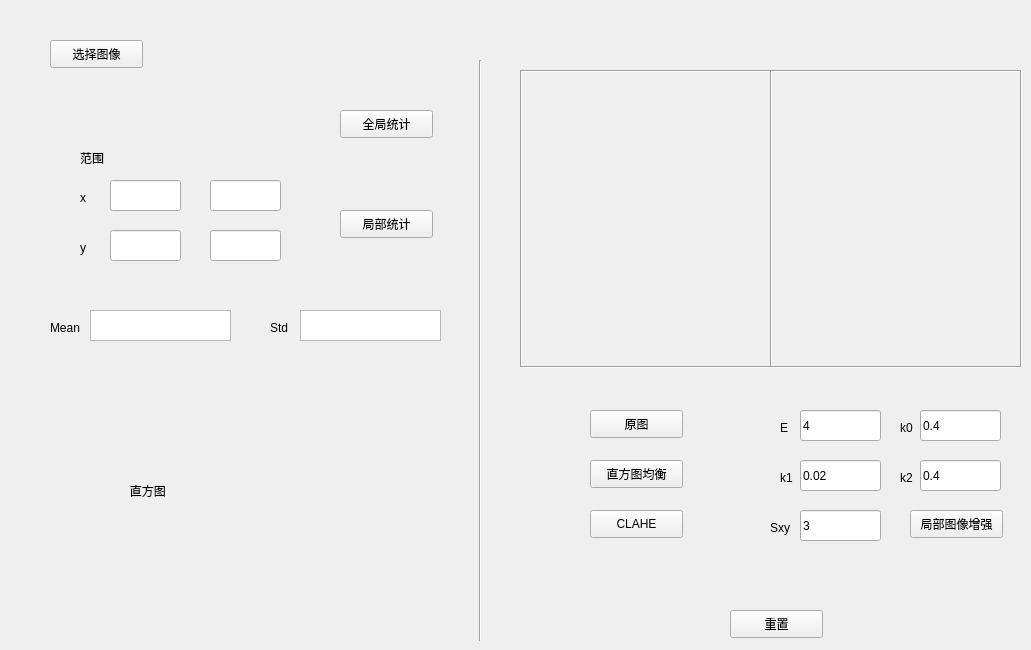
    <widget class="QWidget" name="tab_2">
     <attribute name="title">
      <string>Unit2</string>
     </attribute>
     <widget class="QLabel" name="label_16">
      <property name="geometry">
       <rect>
        <x>520</x>
        <y>70</y>
        <width>252</width>
        <height>298</height>
       </rect>
      </property>
      <property name="cursor">
       <cursorShape>CrossCursor</cursorShape>
      </property>
      <property name="frameShape">
       <enum>QFrame::Box</enum>
      </property>
      <property name="frameShadow">
       <enum>QFrame::Sunken</enum>
      </property>
      <property name="text">
       <string/>
      </property>
     </widget>
     <widget class="QLabel" name="label_17">
      <property name="geometry">
       <rect>
        <x>770</x>
        <y>70</y>
        <width>252</width>
        <height>298</height>
       </rect>
      </property>
      <property name="frameShape">
       <enum>QFrame::Box</enum>
      </property>
      <property name="frameShadow">
       <enum>QFrame::Sunken</enum>
      </property>
      <property name="text">
       <string/>
      </property>
      <property name="textFormat">
       <enum>Qt::AutoText</enum>
      </property>
     </widget>
     <widget class="QLabel" name="label_18">
      <property name="geometry">
       <rect>
        <x>60</x>
        <y>360</y>
        <width>391</width>
        <height>261</height>
       </rect>
      </property>
      <property name="frameShape">
       <enum>QFrame::NoFrame</enum>
      </property>
      <property name="frameShadow">
       <enum>QFrame::Sunken</enum>
      </property>
      <property name="text">
       <string>                     直方图</string>
      </property>
      <property name="textFormat">
       <enum>Qt::AutoText</enum>
      </property>
     </widget>
     <widget class="QTextBrowser" name="textBrowser_2">
      <property name="geometry">
       <rect>
        <x>90</x>
        <y>310</y>
        <width>141</width>
        <height>31</height>
       </rect>
      </property>
     </widget>
     <widget class="QTextBrowser" name="textBrowser_5">
      <property name="geometry">
       <rect>
        <x>300</x>
        <y>310</y>
        <width>141</width>
        <height>31</height>
       </rect>
      </property>
     </widget>
     <widget class="QPushButton" name="pushButton_11">
      <property name="geometry">
       <rect>
        <x>50</x>
        <y>40</y>
        <width>93</width>
        <height>28</height>
       </rect>
      </property>
      <property name="text">
       <string>选择图像</string>
      </property>
     </widget>
     <widget class="QPushButton" name="pushButton_12">
      <property name="geometry">
       <rect>
        <x>340</x>
        <y>110</y>
        <width>93</width>
        <height>28</height>
       </rect>
      </property>
      <property name="text">
       <string>全局统计</string>
      </property>
     </widget>
     <widget class="QLineEdit" name="lineEdit_9">
      <property name="geometry">
       <rect>
        <x>110</x>
        <y>180</y>
        <width>71</width>
        <height>31</height>
       </rect>
      </property>
     </widget>
     <widget class="QLineEdit" name="lineEdit_10">
      <property name="geometry">
       <rect>
        <x>210</x>
        <y>180</y>
        <width>71</width>
        <height>31</height>
       </rect>
      </property>
     </widget>
     <widget class="QPushButton" name="pushButton_13">
      <property name="geometry">
       <rect>
        <x>340</x>
        <y>210</y>
        <width>93</width>
        <height>28</height>
       </rect>
      </property>
      <property name="text">
       <string>局部统计</string>
      </property>
     </widget>
     <widget class="QPushButton" name="pushButton_14">
      <property name="geometry">
       <rect>
        <x>590</x>
        <y>410</y>
        <width>93</width>
        <height>28</height>
       </rect>
      </property>
      <property name="text">
       <string>原图</string>
      </property>
     </widget>
     <widget class="QPushButton" name="pushButton_15">
      <property name="geometry">
       <rect>
        <x>590</x>
        <y>460</y>
        <width>93</width>
        <height>28</height>
       </rect>
      </property>
      <property name="text">
       <string>直方图均衡</string>
      </property>
     </widget>
     <widget class="QPushButton" name="pushButton_16">
      <property name="geometry">
       <rect>
        <x>590</x>
        <y>510</y>
        <width>93</width>
        <height>28</height>
       </rect>
      </property>
      <property name="text">
       <string>CLAHE</string>
      </property>
     </widget>
     <widget class="QLineEdit" name="lineEdit_11">
      <property name="geometry">
       <rect>
        <x>800</x>
        <y>410</y>
        <width>81</width>
        <height>31</height>
       </rect>
      </property>
      <property name="text">
       <string>4</string>
      </property>
     </widget>
     <widget class="QLineEdit" name="lineEdit_12">
      <property name="geometry">
       <rect>
        <x>920</x>
        <y>410</y>
        <width>81</width>
        <height>31</height>
       </rect>
      </property>
      <property name="text">
       <string>0.4</string>
      </property>
     </widget>
     <widget class="QLineEdit" name="lineEdit_13">
      <property name="geometry">
       <rect>
        <x>800</x>
        <y>460</y>
        <width>81</width>
        <height>31</height>
       </rect>
      </property>
      <property name="text">
       <string>0.02</string>
      </property>
     </widget>
     <widget class="QLineEdit" name="lineEdit_14">
      <property name="geometry">
       <rect>
        <x>920</x>
        <y>460</y>
        <width>81</width>
        <height>31</height>
       </rect>
      </property>
      <property name="text">
       <string>0.4</string>
      </property>
     </widget>
     <widget class="QPushButton" name="pushButton_17">
      <property name="geometry">
       <rect>
        <x>910</x>
        <y>510</y>
        <width>93</width>
        <height>28</height>
       </rect>
      </property>
      <property name="text">
       <string>局部图像增强</string>
      </property>
     </widget>
     <widget class="QLineEdit" name="lineEdit_15">
      <property name="geometry">
       <rect>
        <x>110</x>
        <y>230</y>
        <width>71</width>
        <height>31</height>
       </rect>
      </property>
     </widget>
     <widget class="QLineEdit" name="lineEdit_16">
      <property name="geometry">
       <rect>
        <x>210</x>
        <y>230</y>
        <width>71</width>
        <height>31</height>
       </rect>
      </property>
     </widget>
     <widget class="QPushButton" name="pushButton_18">
      <property name="geometry">
       <rect>
        <x>730</x>
        <y>610</y>
        <width>93</width>
        <height>28</height>
       </rect>
      </property>
      <property name="text">
       <string>重置</string>
      </property>
     </widget>
     <widget class="QLabel" name="label_19">
      <property name="geometry">
       <rect>
        <x>50</x>
        <y>320</y>
        <width>41</width>
        <height>16</height>
       </rect>
      </property>
      <property name="text">
       <string>Mean</string>
      </property>
     </widget>
     <widget class="QLabel" name="label_20">
      <property name="geometry">
       <rect>
        <x>270</x>
        <y>320</y>
        <width>31</width>
        <height>16</height>
       </rect>
      </property>
      <property name="text">
       <string>Std</string>
      </property>
     </widget>
     <widget class="QLabel" name="label_21">
      <property name="geometry">
       <rect>
        <x>80</x>
        <y>190</y>
        <width>21</width>
        <height>16</height>
       </rect>
      </property>
      <property name="text">
       <string>x</string>
      </property>
     </widget>
     <widget class="QLabel" name="label_22">
      <property name="geometry">
       <rect>
        <x>80</x>
        <y>240</y>
        <width>21</width>
        <height>16</height>
       </rect>
      </property>
      <property name="text">
       <string>y</string>
      </property>
     </widget>
     <widget class="QLabel" name="label_23">
      <property name="geometry">
       <rect>
        <x>780</x>
        <y>420</y>
        <width>21</width>
        <height>16</height>
       </rect>
      </property>
      <property name="text">
       <string>E</string>
      </property>
     </widget>
     <widget class="QLabel" name="label_24">
      <property name="geometry">
       <rect>
        <x>900</x>
        <y>420</y>
        <width>21</width>
        <height>16</height>
       </rect>
      </property>
      <property name="text">
       <string>k0</string>
      </property>
     </widget>
     <widget class="QLabel" name="label_25">
      <property name="geometry">
       <rect>
        <x>780</x>
        <y>470</y>
        <width>21</width>
        <height>16</height>
       </rect>
      </property>
      <property name="text">
       <string>k1</string>
      </property>
     </widget>
     <widget class="QLabel" name="label_26">
      <property name="geometry">
       <rect>
        <x>900</x>
        <y>470</y>
        <width>21</width>
        <height>16</height>
       </rect>
      </property>
      <property name="text">
       <string>k2</string>
      </property>
     </widget>
     <widget class="QLabel" name="label_27">
      <property name="geometry">
       <rect>
        <x>80</x>
        <y>150</y>
        <width>31</width>
        <height>16</height>
       </rect>
      </property>
      <property name="text">
       <string>范围</string>
      </property>
     </widget>
     <widget class="Line" name="line">
      <property name="geometry">
       <rect>
        <x>470</x>
        <y>60</y>
        <width>20</width>
        <height>581</height>
       </rect>
      </property>
      <property name="orientation">
       <enum>Qt::Vertical</enum>
      </property>
     </widget>
     <widget class="QLabel" name="label_28">
      <property name="geometry">
       <rect>
        <x>770</x>
        <y>520</y>
        <width>31</width>
        <height>16</height>
       </rect>
      </property>
      <property name="text">
       <string>Sxy</string>
      </property>
     </widget>
     <widget class="QLineEdit" name="lineEdit_17">
      <property name="geometry">
       <rect>
        <x>800</x>
        <y>510</y>
        <width>81</width>
        <height>31</height>
       </rect>
      </property>
      <property name="text">
       <string>3</string>
      </property>
     </widget>
    </widget>
